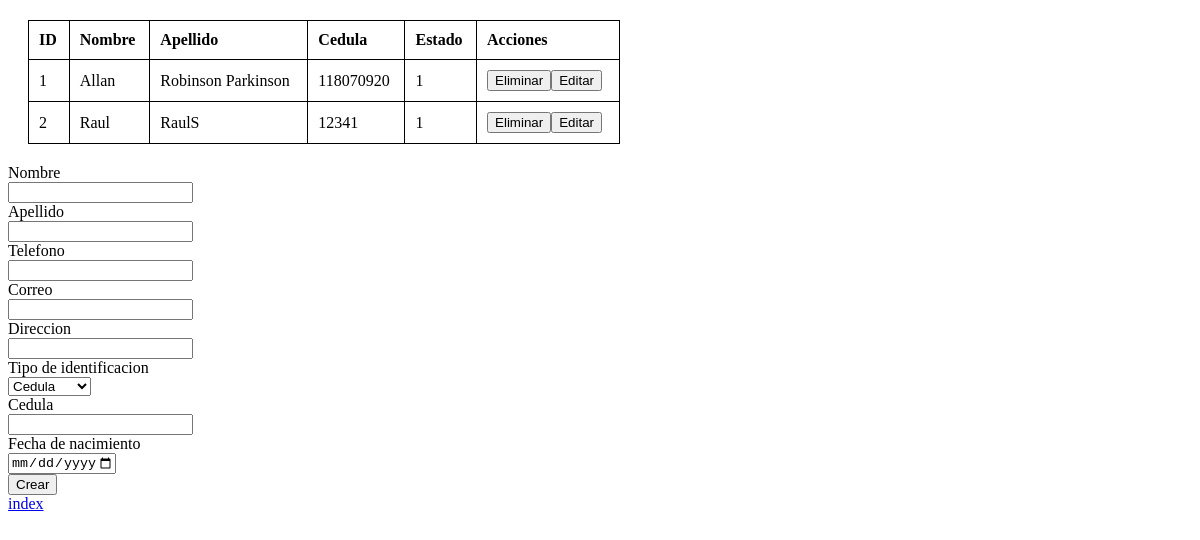
Page /view/estudianteView.php on the committed database.
### tables this page shows
CREATE TABLE `tbestudiante` (
  `tbEstudianteID` int(11) NOT NULL,
  `tbEstudianteNombre` varchar(200) NOT NULL,
  `tbEstudianteApellido` varchar(200) NOT NULL,
  `tbEstudiantetelefono` varchar(200) NOT NULL,
  `tbEstudiantecorreo` varchar(200) NOT NULL,
  `tbEstudiantedireccion` varchar(400) NOT NULL,
  `tbEstudiantetipoidentificacion` varchar(2000) NOT NULL,
  `tbEstudiantecedula` varchar(200) NOT NULL,
  `tbEstudiantefechanacimiento` date NOT NULL,
  `tbEstudianteestado` tinyint(1) NOT NULL
);

### data/data.php (called while the page is built, shortened)
<?php
class Data
{
    public $server = "172.28.160.86";
    public $user = "root";
    public $password = "";
    public $db = "bdescuelamusica";
    public function __construct()
    {
        $this->conn = new mysqli($this->server, $this->user, $this->password, $this->db);
    }
}
?>

### business/estduianteBusiness.php (called while the page is built, shortened)
<?php
include "../data/dataEstudiante.php";
class  estudianteBusiness
{
    public $dataEstudiante;
    public function  __construct()
    {
        $this->dataEstudiante = new dataEstudiante();
    }
    public function getEstudiantes()
    {
        return $this->dataEstudiante->getEstudiantes();
    }
}
?>

### data/dataEstudiante.php (called while the page is built, shortened)
<?php
include_once "data.php";
include_once "../domain/estudiante.php";
class dataEstudiante extends Data{
    public function getEstudiantes(){
        $sql = "SELECT * FROM tbestudiante";
        $result = $this->conn->query($sql);
        $estudiantes = [];
        while ($row = $result->fetch_assoc()) {
            $estudiante = new Estudiante($row["tbEstudianteID"], $row["tbEstudianteNombre"], $row["tbEstudianteApellido"], $row["tbEstudiantetelefono"], $row["tbEstudiantecorreo"], $row["tbEstudiantedireccion"], $row["tbEstudiantetipoidentificacion"], $row["tbEstudiantefechanacimiento"], $row["tbEstudiantecedula"], $row["tbEstudianteestado"]);
            array_push($estudiantes, $estudiante);
        }
        return $estudiantes;
    }
}
?>

### domain/estudiante.php (called while the page is built, shortened)
<?PHP
class Estudiante{
    private $id;
    private $nombre;
    private $apellido;
    private $cedula;
    private $estado;
    public function __construct($id = null, $nombre = "", $apellido = "", $telefono = "", $correo = "", $direccion = "", $tipoIdentificacion = "", $fechaNacimiento = "", $cedula = "", $estado = ''){
        $this->id = $id;
        $this->nombre = $nombre;
        $this->apellido = $apellido;
        $this->cedula = $cedula;
        $this->estado = $estado;
    }
    public function getId(){
        return $this->id;
    }
    public function getNombre(){
        return $this->nombre;
    }
    public function getApellido(){
        return $this->apellido;
    }
    public function getCedula(){
        return $this->cedula;
    }
    public function getEstado(){
        return $this->estado;
    }
}
?>

### view/estudianteView.php (the view, shortened to what this page needs)
<!DOCTYPE html>
<html lang="en">
<head>
    <link rel="stylesheet" href="/view/css/table.css">
</head>
<body>
    <div>
        <table>
            <thead>
                <th>ID</th>
                <th>Nombre</th>
                <th>Apellido</th>
                <th>Cedula</th>
                <th>Estado</th>
                <th>Acciones</th>
            </thead>
            <tbody>
                <?php
                include "../business/estduianteBusiness.php";
                $estudianteBusiness = new EstudianteBusiness();
                $estudiantes = $estudianteBusiness->getEstudiantes();
                foreach ($estudiantes as $estudiante) {
                    echo "<tr>";
                    echo "<td>" . $estudiante->getId() . "</td>";
                    echo "<td>" . $estudiante->getNombre() . "</td>";
                    echo "<td>" . $estudiante->getApellido() . "</td>";
                    echo "<td>" . $estudiante->getCedula() . "</td>";
                    echo "<td>" . $estudiante->getEstado() . "</td>";
                    echo "<td>";
                    echo "<form method='post' action='../business/estudianteActions.php' style='display:inline;'> ";
                    echo "<input type='submit' value='Eliminar' name='delete'>";
                    echo "</form>";
                    echo "<form method='get' action='estudianteEdit.php' style='display:inline;'>";
                    echo "<input type='submit' value='Editar' name='edit'>";
                    echo "</form>";
                     echo "</td>";
                    echo "</tr>";
                }
                ?>
            </tbody>
        </table>
    </div>
    <div>
        <form id="createForm" method="post" enctype="multipart/form-data" action="../business/estudianteActions.php">
            <label for="nombre">Nombre</label><br>
            <input type="text" id="nombre" name="nombre" required><br>
            <label for="apellido">Apellido</label><br>
            <input type="text" id="apellido" name="apellido" required><br>
            <label for="telefono">Telefono</label><br>
            <input type="text" id="telefono" name="telefono" required><br>
            <label for="correo">Correo</label><br>
            <input type="email" id="correo" name="correo" required><br>
            <label for="direccion">Direccion</label><br>
            <input type="text" id="direccion" name="direccion" required><br>
            <label for="indentificacion">Tipo de identificacion</label><br>
            <select name="tipoIdentificacion" id="tipoIdentificacion">
                <option value="Cedula">Cedula</option>
            </select><br>
            <label for="cedula">Cedula</label><br>
            <input type="text" name="cedula" required><br>
            <label for="fechaNacimiento">Fecha de nacimiento</label><br>
            <input type="date" id="fechaNacimiento" name="fechaNacimiento" required><br>
            <input type="submit" value="Crear" name="create"><br>
        </form>
    </div>
    <a href="../index.php">index</a>
</body>
</html>

### view/css/table.css (style rules this page uses)
table { border-collapse: collapse; width: 50%; margin: 20px; }
table, th, td { border: 1px solid black; }
th, td { padding: 10px; text-align: left; }

### rows in the picture
tbestudiante: tbEstudianteID "1", tbEstudianteNombre "Allan", tbEstudianteApellido "Robinson Parkinson", tbEstudiantecedula "118070920", tbEstudianteestado "1"
tbestudiante: tbEstudianteID "2", tbEstudianteNombre "Raul", tbEstudianteApellido "RaulS", tbEstudiantecedula "12341", tbEstudianteestado "1"
